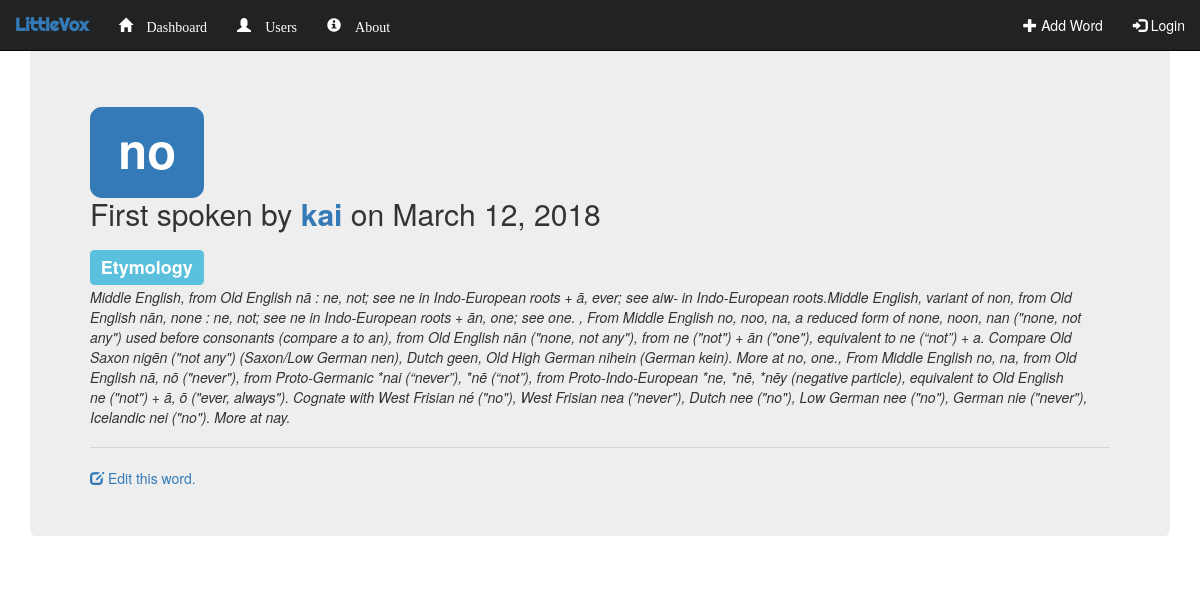
/outline/word/4/, run on an earlier commit of the app's database.
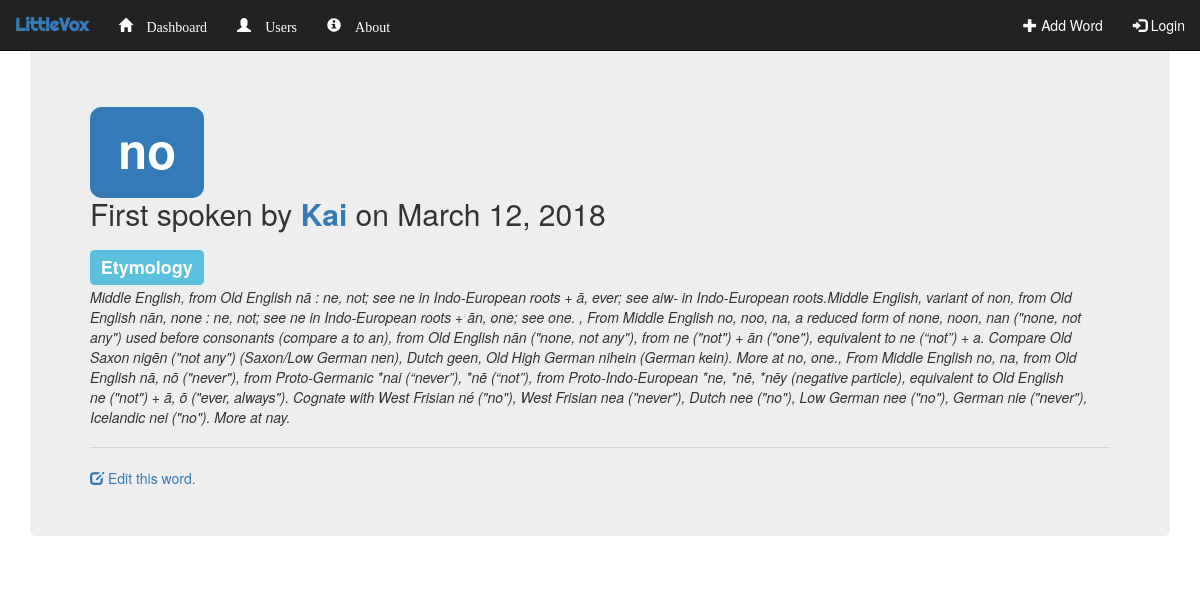
And on a later commit of the database.
### outline/models.py (models this page shows, shortened)
class Word(models.Model):
    child = models.ForeignKey(Child, on_delete=models.CASCADE)
    word = models.CharField(max_length=50)
    date = models.DateField(default=datetime.date.today)
    etymology = models.TextField(default='', blank=True, null=True)
    note = models.CharField(max_length=500, blank=True, default="")
    def has_notes(self):
        if self.note == "":
            return False
        else:
            return True

class Child(models.Model):
    parent_guardian = models.ForeignKey(User, on_delete=models.CASCADE)
    name = models.CharField(max_length=50)
    date_of_birth = models.DateField(default=datetime.date.today)
    is_default = models.BooleanField()

### outline/views.py (the view)
# urls.py: url(r'^word/(?P<wordid>[A-Za-z0-9]+)/', views.child_word, name='child_word'),
def child_word(request, wordid):
    context = dict()
    try:
        word = Word.objects.get(id=wordid)
    except:
        request.session['error_title'] = "Error"
        request.session['error_message'] = "Word not found."
        return redirect('outline:user_splashpage', user = request.user.username)
    context['word'] = word
    return render(request, 'outline/word_display.html', context)

### outline/templates/outline/word_display.html (shortened to what this page needs)
{% extends 'outline/base.html' %}
{% block body %}
<div class="container">
    <div class="jumbotron">
        <h1><span class="label label-primary">{{word.word}}</span></h3>
        <h2>First spoken by <strong><a href="/outline/child/{{word.child.id}}/">{{word.child.name}}</a></strong> on {{word.date}}</h2>
        <h3><span class="label label-info">Etymology</span></h3><i>{{word.etymology}}</i>
        <hr><a href="/outline/word/edit/{{word.id}}/">
        <span class="glyphicon glyphicon-edit" aria-hidden="true"></span>
        Edit this word.</a>
    </div>
</div>
{% endblock %}

What changed in the data, as far as the page shows it:
changed through a linked row, Word "no": child.name "kai" → "Kai"
